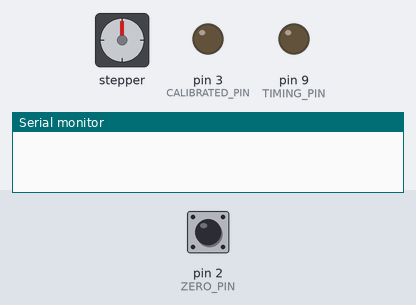
A sketch run on a simulated Arduino Uno, built with avr-gcc and run on an emulated ATmega328P. On the bench: stepper motor, output pins drawn as LEDs (lit = HIGH), the last lines printed to the serial monitor. Wiring (inferred from the names in the program): stepper motor driver (200 steps per turn assumed): step pin 10; direction pin 11. The inputs (shaded band) are chosen by the test bench; at power-on: pin 2 (ZERO_PIN) HIGH. Pins used as bus, display or sensor lines are not drawn.

Above: at 5.0 s.
5.1 s: pin 2 (ZERO_PIN) pulled LOW for 0.15 s
At 6.5 s:
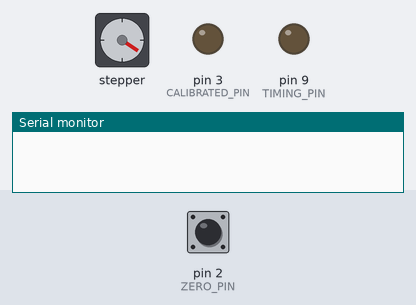
At 9.2 s:
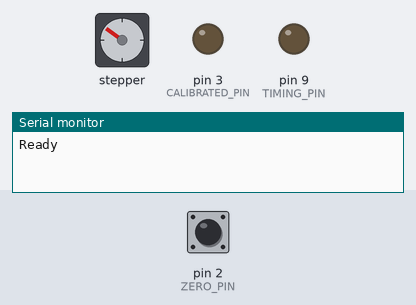
Timing chart, 0 to 10.7 s (numbered marks = the images above; inputs shaded):
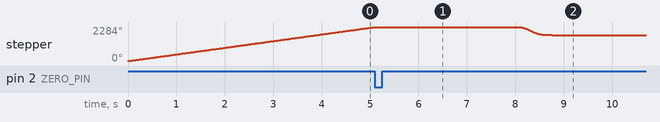

The sketch:

motorControl.ino
```cpp
/*send pulse train to motor
*period specified in microseconds between 700 and
*
*
*/
//TODO: find c

#include <math.h>
//#include "TimerOne.h"

/*--------------------------------------- global variables --------------------------------*/
const int ZERO_PIN = 2;
const int STEP_PIN = 10;
const int DIR_PIN = 11;
const int TIMING_PIN = 9;
const int CALIBRATED_PIN = 3;


const int width = 320;

const float a = 0.26; //0.3
const float b = 0.005;
const float c = 0.1; //error gain
const float d = 0.05;

/*target = current_angle + c*x_error + d*(target_angle-prev_target_angle)/period
*/

volatile bool isCalibrated;
volatile bool isCalibrated_Jetson;
int state;
unsigned int xcenter;
int dir;
unsigned short steps;
float period;

float prev_x_error;
float prev_target_angle;
float target_angle;
unsigned long prev_target_time;

unsigned long t0;
volatile bool pinState;
volatile bool sendState;


// properties
//unsigned int pwmPeriod;
//unsigned char clockSelectBits;

/*--------------------------------------- setup -----------------------------------------*/
void setup() {
  // put your setup code here, to run once:
  Serial.begin(115200);
  pinMode(STEP_PIN, OUTPUT);
  pinMode(DIR_PIN, OUTPUT);
  pinMode(ZERO_PIN, INPUT_PULLUP);
  pinMode(TIMING_PIN, OUTPUT);
  pinMode(CALIBRATED_PIN, OUTPUT);
  digitalWrite(CALIBRATED_PIN, 1);
  digitalWrite(STEP_PIN, 0);

  attachInterrupt(digitalPinToInterrupt(2), zeroButton, FALLING); //RISING, FALLING, LOW

  isCalibrated_Jetson = 0;
  isCalibrated = 0;
  digitalWrite(CALIBRATED_PIN, 0);
  calibrateAngle();

  period = 500;
  target_angle = 45;
  xcenter = width/2;

  digitalWrite(DIR_PIN, dir);

  while(Serial.available()>0){ //to clear the input buffer
    Serial.read();
  }
  //Serial.flush();

  t0 = 0;
  Serial.print("Ready");
  /*
  Timer1.initialize(1000);//11111
  Timer1.attachInterrupt(sendSerial);
  //Timer1.start();
  */

}


/*--------------------------- function definitions ---------------------------*/


/*----------------------AUX FNS ----------------------------*/
int readIntFromBytes() {
  union u_tag {
    byte b[2];
    int ival;
  } u;

  for(int i=0; i<2; i++){
    u.b[i] = Serial.read();
  }

  return u.ival;
}

void updateCurrentAngle(){ //used as a handler on rising edge of timer to update the steps
    if(state){
      if(dir==1){
        steps--;
      }
      else{
        steps++;
      }
    }
}

void calibrateAngle(){
  dir = 1;
  isCalibrated = 0;
  digitalWrite(DIR_PIN, dir);
  while(!isCalibrated){
    state = !state;
    digitalWrite(STEP_PIN, state);
    delay(2);
  }
  steps = 0;
  delay(3000);
}

void zeroButton(){
  if(!isCalibrated){
    //steps = 0;
    isCalibrated = true;
  }
  // digitalWrite(CALIBRATED_PIN, 0);
  //Timer1.start();
}

/*
void sendSerial(){
  now +=1;
  //digitalWrite(3, pinState);
  //pinState = !pinState;

}*/

/*-----------------------------------main loop ------------------------------------*/
void loop() {
  while (1) {
    float current_angle = 0.15*steps;

    if(Serial.available() > 2){ //use recieved xcenter to calculate target angle
      xcenter = readIntFromBytes();
      while(xcenter>width){
        Serial.read();
        xcenter = readIntFromBytes();
      }

      int deadcenter = width/2;
      int x_error = (xcenter-deadcenter);

      //set direction
      if(xcenter>deadcenter){
        dir=0;
      }
      else{
        dir=1;
      }

      //set target_angle
      unsigned long now = millis();
      float target;
      if(x_error<25){
        target = current_angle + d*x_error;
      }
      else{
        target = current_angle + c*x_error;// - d*(x_error - prev_x_error)/(now - prev_target_time); //TODO: find value of c
        //target = target + 0.01*(target-prev_target_angle)/(now-prev_target_time);
      }
      if(target<180 && target>0){
        prev_x_error = x_error;
        prev_target_time = now;

        target_angle = target;
        prev_target_angle = target_angle;

      }
      Serial.print("serial recieved: \n xcenter = ");
      Serial.println(xcenter);
      //Serial.print("target = ");
      //Serial.println(target_angle);
      //Serial.print("current = ");
      //Serial.println(current_angle);
      //Serial.print("x error = ");
      //Serial.println(x_error);


    }


    //set period
    float error = abs(target_angle-current_angle);
    if(error<0.15){
      period = 50000;
      if(target_angle==45 && isCalibrated_Jetson==0){
          isCalibrated_Jetson==1;
          digitalWrite(CALIBRATED_PIN, 0);
      }
    }
    else{
      if(error>25){
        period = 20*error;//error*20-250;
      }
      else{
        if(error>15){
          period = 500;//250;
        }
        else{
          period = 1000.0/(0.1333*error);//1000.0/(a*error);
        }
      }


    if(current_angle>target_angle){
      dir = 1;
    }
    else{
      dir = 0;
    }


    digitalWrite(STEP_PIN, state);
    digitalWrite(DIR_PIN, dir);

    updateCurrentAngle();

    //unsigned long now = millis();

    //digitalWrite(TIMING_PIN, state);
    state = !state;
    }

    if(period<1000){
      delayMicroseconds(period);
    }
    else{
      delay(period/1000) ;
    }
  }
}
```
